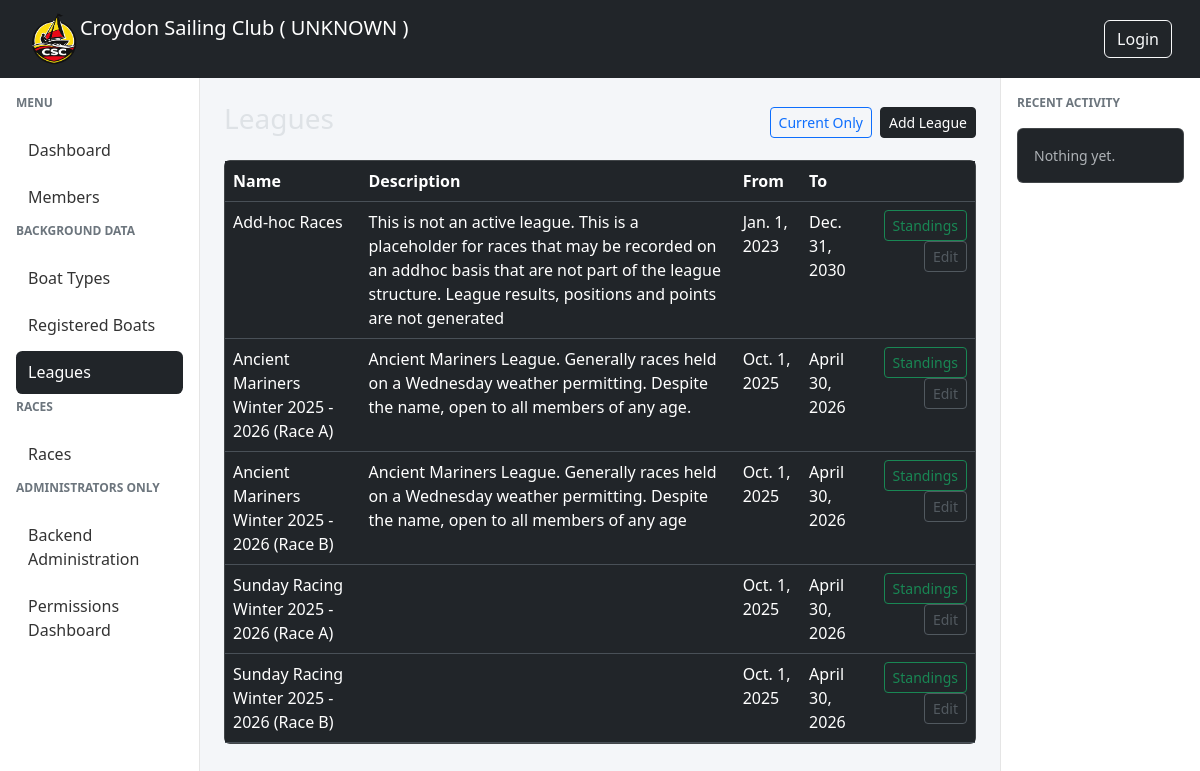
Before: /leagues/ with the older database file.
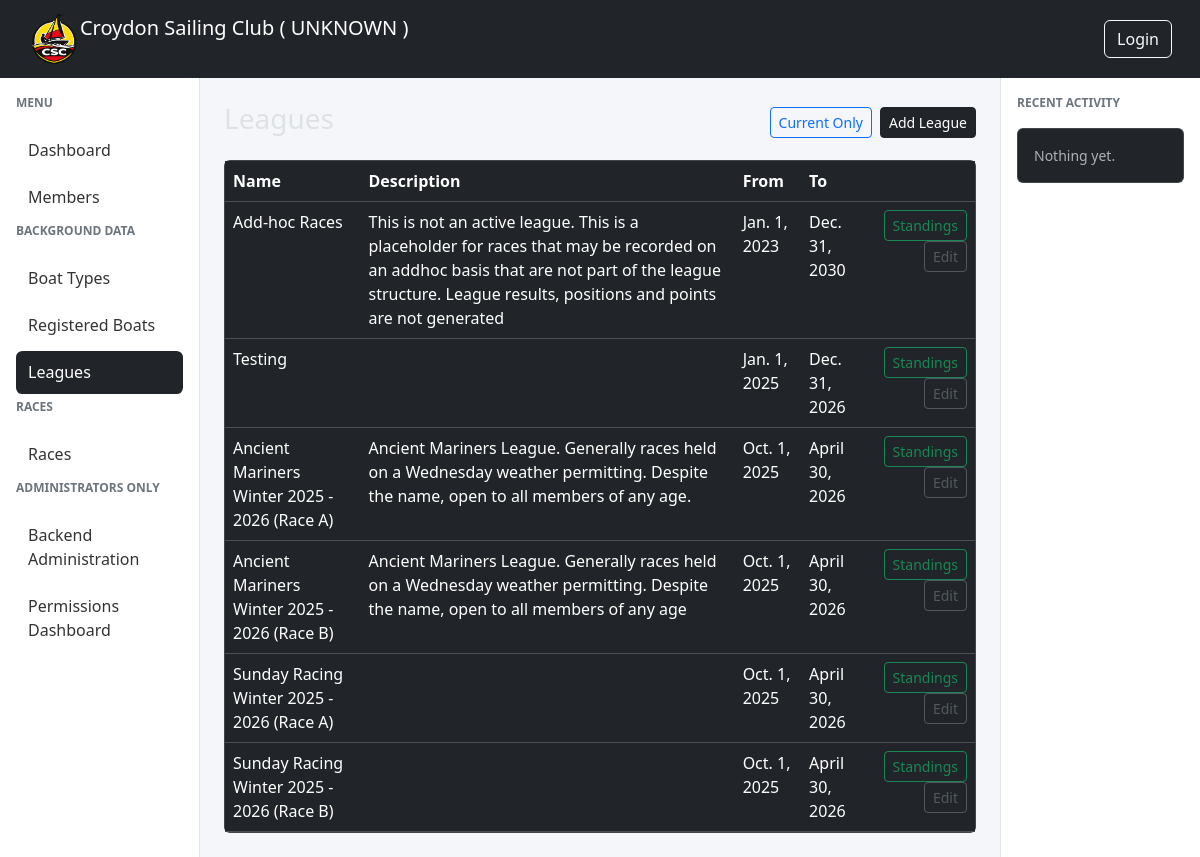
After: the same page with the newer database file.
### races/models.py (models this page shows, shortened)
class League(models.Model):
    name = models.CharField(max_length=200, unique=True)
    description = models.CharField(max_length=200, blank=True)
    date_from = models.DateField(help_text='The first date a race can be added to this league')
    date_to = models.DateField(help_text='The last date a race can be added to this league')

### races/views.py (the view)
# urls.py: path("leagues/", LeagueListView.as_view(), name="leagues-list"),
class LeagueListView(ListView):
    model = League
    template_name = "races/leagues_list.html"
    context_object_name = "leagues"
    ordering = ["date_from"]
    def get_queryset(self):
        qs = super().get_queryset()
        current = self.request.GET.get("current")
        if current:
            today = timezone.now().date()
            qs = qs.filter(date_from__lte=today, date_to__gte=today)
        return qs

### csc_manager/context_processors.py (called while the page is built)
def template_settings(request):
    return {
        name: getattr(settings, name)
        for name in getattr(settings, "TEMPLATE_VISIBLE_SETTINGS", [])
    }

### races/templates/races/leagues_list.html (shortened to what this page needs)
{% extends "base.html" %}
{% block content %}
<div class="d-flex justify-content-between align-items-center mb-3">
    <h3>Leagues</h3>
    <div class="d-flex gap-2">
        {% if request.GET.current %}
            <a href="{% url 'leagues-list' %}"
               class="btn btn-outline-secondary btn-sm">
                Show All
            </a>
        {% else %}
            <a href="?current=1"
               class="btn btn-outline-primary btn-sm">
                Current Only
            </a>
        {% endif %}
        <a href="{% url 'leagues-add' %}" class="btn btn-dark btn-sm">
            Add League
        </a>
    </div>
</div>
<div class="card">
    <div class="table-responsive">
        <table class="table table-hover mb-0">
            <thead>
                <tr>
                    <th>Name</th>
                    <th>Description</th>
                    <th>From</th>
                    <th>To</th>
                    <th></th>
                </tr>
            </thead>
            <tbody>
                {% for league in leagues %}
                <tr>
                    <td>{{ league.name }}</td>
                    <td>{{ league.description }}</td>
                    <td>{{ league.date_from }}</td>
                    <td>{{ league.date_to }}</td>
                    <td class="text-end">
                        <a href="{% url 'league-table' league.pk %}"
                            class="btn btn-sm btn-outline-success">
                            Standings
                        </a>
                        {% if perms.races.change_league %}
                            <a href="{% url 'leagues-edit' league.pk %}"
                            class="btn btn-sm btn-outline-primary">
                                Edit
                            </a>
                        {% else %}
                            <a href="{% url 'leagues-edit' league.pk %}"
                            class="btn btn-sm btn-outline-secondary disabled">
                                Edit
                            </a>
                        {% endif %}
                    </td>
                </tr>
                {% empty %}
                <tr>
                    <td colspan="4" class="text-center text-muted">
                        No Leagues yet.
                    </td>
                </tr>
                {% endfor %}
            </tbody>
        </table>
    </div>
</div>
{% endblock %}

Changed rows visible on the page:
added League: name "Testing", date_from "Jan. 1, 2025", date_to "Dec. 31, 2026"
